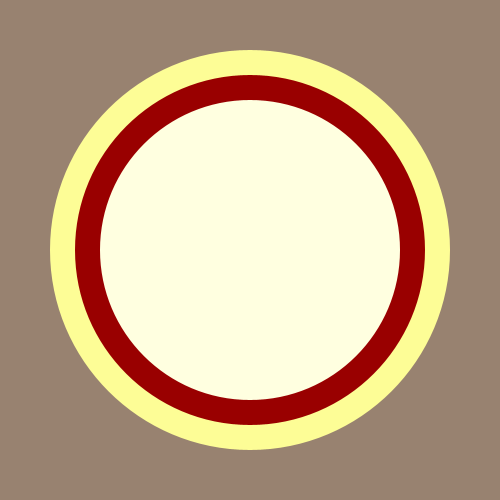
Frame 1 (no input)
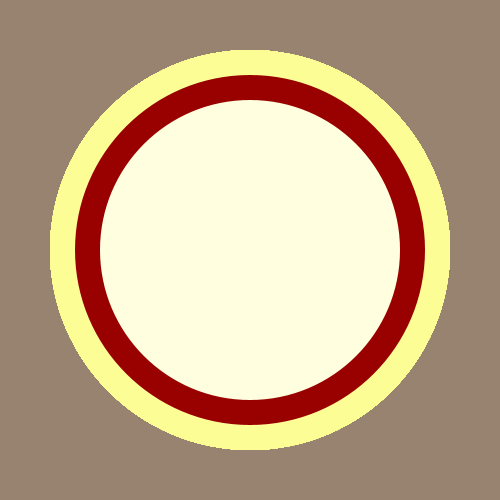
Frame 60 (the mouse pressed at the canvas centre just before this capture)
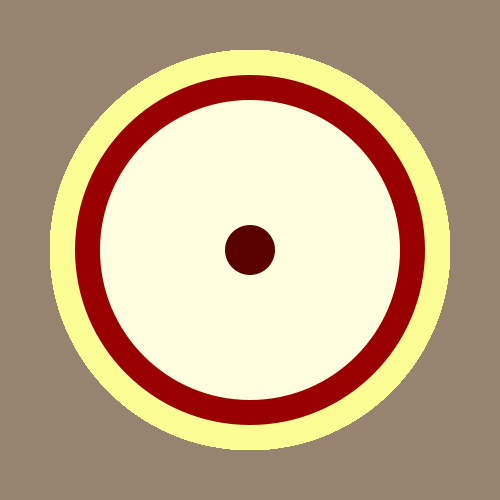
Frame 120 (the mouse held since frame 60 and released just before this capture)

The Processing sketch that drew these frames (run headless with seeded random() and noise(); from frame 60 on, the mouse is pressed at the canvas centre):

// Processing sketch: pizza
// ── pizza.pde
void setup(){
        size(500,500);
        background(#988270);
    }

    void draw(){
      noStroke();
        fill(#fdfd96);
ellipse(250, 250, 400, 400);
fill(#990000);
ellipse(250,250,350,350);
fill(#ffffe0);
ellipse(250,250,300,300);
      if(mousePressed){
fill(#590000);
ellipse(mouseX,mouseY,50,50);
}
    }
    
